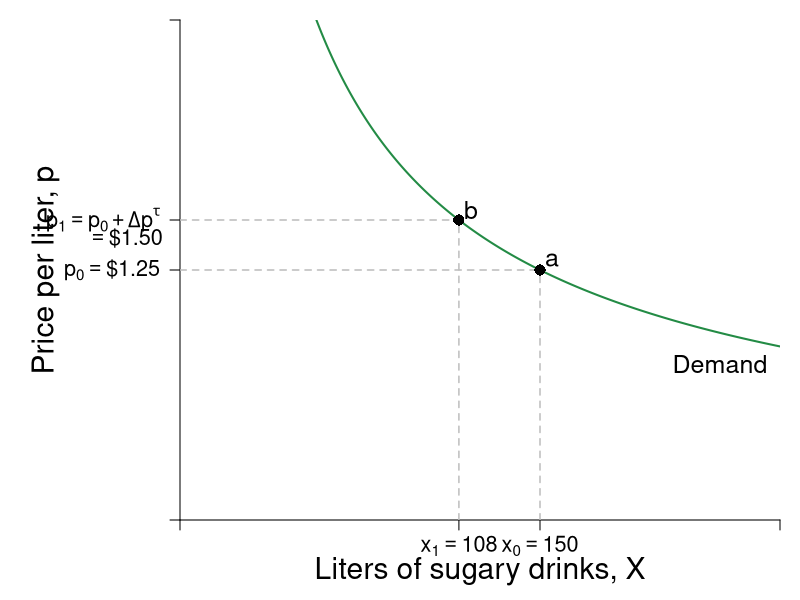

The R source for this figure:
library(shape)
pdf(file = "indmarketdemand/price_increase_sugar.pdf", width = 9, height = 7)

#Set parameters for graphics
pointsize <- 1.8
axislabelsize <- 1.8
labelsize <- 1.5
namesize <- 1.8
annotatesize <- 1.5
graphlinewidth <- 2
segmentlinewidth <- 1.5

COL <- c("#7fc97f", "#beaed4", "#fdc086", "#ffff99", "#386cb0", "#f0027f", "#bf5b17", "#666666")
COLA <- c("#e0f3db", "#99d8c9","#66c2a4","#41ae76", "#238b45", "#005824")
COLB <- c("#c6dbef", "#4eb3d3", "#2b8cbe", "#0868ac","#084081")
COLC <- c("#fcfbfd", "#efedf5", "#dadaeb", "#bcbddc", "#9e9ac8", "#807dba", "#6a51a3", "#54278f", "#3f007d")

par(mar =  c(4, 9, 1, 1))

indiffA <- function(x, alpha = 0.5, uA = 5) {
  (uA / x^alpha)^(1/(1 - alpha))
}

cef <- function(x, e = 1.4, k = 44.7982){
  k*(x^(-1/e))
}

#The inverse demand function to creat the relative points
cefinv <- function(p, e = 1.4, k = 44.7982){
  (p/k)^(-e)
}

xlims <- c(0, 250)
ylims <- c(0, 2.5)

npts <- 501 
x <- seq(xlims[1], xlims[2], length.out = npts)
y <- seq(ylims[1], ylims[2], length.out = npts) 

plot(0, 0, xlim = xlims, ylim = ylims, type = "n",
     xlab = expression(paste("")),
     ylab = expression(paste("")), 
     xaxt = "n", 
     yaxt = "n", 
     cex.lab = axislabelsize, 
     bty = "n",
     xaxs = "i", 
     yaxs = "i")


## Paremeters to enable editing points 
## I've assumed a tax of 20% to make this more visible 
## I'll comment on that in the caption
tax <- 1.2 #20 percent tax
prices <- c(1.25, 1.25*tax) 
xprices <- c(cefinv(prices[1]), cefinv(prices[2]))

ticksy <- c(0, prices[1], prices[2], ylims[2])
ylabels <- c(NA, expression(paste(p[0] == phantom(),"$1.25")), expression(paste(p[1] == p[0] + Delta*p^tau)), NA)
ticksx <- c(0, xprices[2], xprices[1], xlims[2])
xlabels <- c(NA, expression(paste(x[1]) == 108), expression(paste(x[0]) == 150), NA)

text(-23, prices[2] - 0.09, expression(paste(phantom() == phantom(),"$1.50")), xpd = TRUE, cex = labelsize - 0.2)

axis(1, at = ticksx, pos = 0, labels = xlabels, cex.axis = labelsize - 0.2)
axis(2, at = ticksy, pos = 0, labels = ylabels, las = 1, cex.axis = labelsize - 0.2)

npts <- 500 
xx1 <- seq(xlims[1], xlims[2], length.out = npts)
xx2 <- seq(48, xprices[2], length.out = npts)
xx3 <- seq(xprices[2], xprices[1], length.out = npts)

#Label axes
mtext(expression(paste("Liters of sugary drinks, ", X)), side = 1, line = 2.5, cex = axislabelsize)
text(-56, 0.5*ylims[2], expression(paste("Price per liter, ", p)), xpd = TRUE, cex = axislabelsize, srt = 90) 

# Segments
segments(xprices[1], 0, xprices[1], prices[1], lty = 2, col = "gray" , lwd = segmentlinewidth)
segments(0,  prices[1], xprices[1],  prices[1], lty = 2, col = "gray" , lwd = segmentlinewidth)

segments(0, prices[2], xprices[2], prices[2], lty = 2, col = "gray" , lwd = segmentlinewidth)
segments(xprices[2], 0, xprices[2], prices[2], lty = 2, col = "gray" , lwd = segmentlinewidth)

# Demand Curve
lines(xx1, cef(xx1), col = COLA[5], lwd = graphlinewidth)
text(xlims[2] - 0.1*xlims[2], 0.78, expression(Demand), cex = annotatesize)

# Points
points(xprices[1], prices[1], pch = 16, col = "black", cex = 1.5)
text(xprices[1] + 5, prices[1] + 0.05, expression(a), cex = labelsize)

points(xprices[2], prices[2], pch = 16, col = "black", cex = 1.5)
text(xprices[2] + 5, prices[2] + 0.05, expression(b), cex = labelsize)

# Label Regions
# text(125, 1.35, expression(A), cex = labelsize)
# text(50, 1, expression(B), cex = labelsize)
# text(50, 1.35, expression(C), cex = labelsize)
# text(50, 1.75, expression(D), cex = labelsize)




dev.off()
